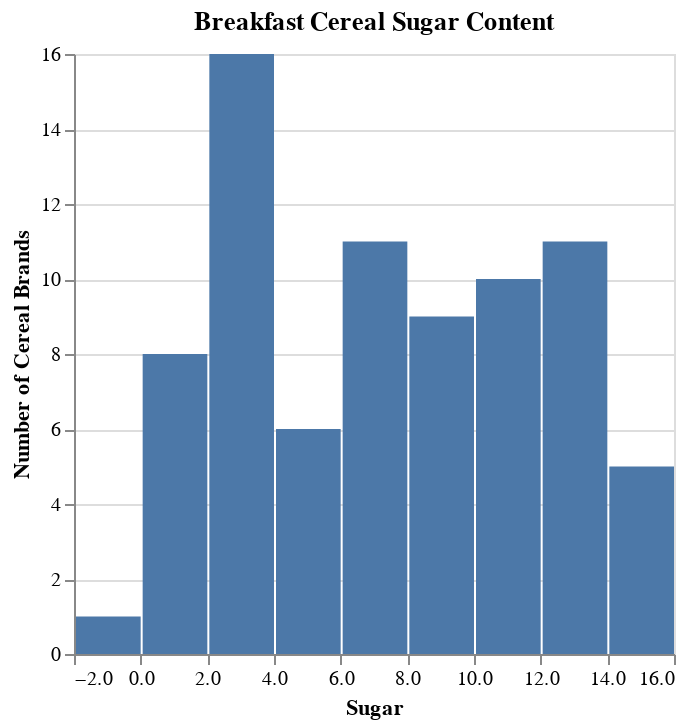

The cell this chart's notebook holds for it:
### Markdown cell above
### Sugar Distribution

Marketing tells us that their surveys have revealed that sugar content is the number one concern of consumers when choosing cereal.

They would like to see the following visualizations:

*  A histogram plot of the sugar content in all cereals.

* A scatter plot showing the relationship between sugar and calories.

* A box plot showing the distribution of sugar content by manufacturer.

### Code cell
# Create the three visualzations requested by the the marketing team

histogram = alt.Chart(df).mark_bar().encode(
    alt.X('sugars', bin=True, title='Sugar'),
    alt.Y('count()', title='Number of Cereal Brands')
).properties(
    title='Breakfast Cereal Sugar Content'
)

histogram

### Figure 1 — Vega-Lite specification as saved in the notebook (floating-point values rounded to 4 significant figures)
{"config": {"view": {"continuousWidth": 300, "continuousHeight": 300}}, "data": {"name": "data-960bed69b2ad4b93a3539e229313ea48"}, "mark": {"type": "bar"}, "encoding": {"x": {"bin": true, "field": "sugars", "title": "Sugar", "type": "quantitative"}, "y": {"aggregate": "count", "title": "Number of Cereal Brands", "type": "quantitative"}}, "title": "Breakfast Cereal Sugar Content", "$schema": "https://vega.github.io/schema/vega-lite/v5.20.1.json", "datasets": {"data-960bed69b2ad4b93a3539e229313ea48": [{"name": "100% Bran", "mfr": "N", "type": "C", "calories": 70, "protein": 4, "fat": 1, "sodium": 130, "fiber": 10.0, "carbo": 5.0, "sugars": 6, "potass": 280, "vitamins": 25, "shelf": 3, "weight": 1.0, "cups": 0.33, "rating": 68.4, "mfr_name": "Nabisco"}, {"name": "100% Natural Bran", "mfr": "Q", "type": "C", "calories": 120, "protein": 3, "fat": 5, "sodium": 15, "fiber": 2.0, "carbo": 8.0, "sugars": 8, "potass": 135, "vitamins": 0, "shelf": 3, "weight": 1.0, "cups": 1.0, "rating": 33.98, "mfr_name": "Quaker Oats"}, {"name": "All-Bran", "mfr": "K", "type": "C", "calories": 70, "protein": 4, "fat": 1, "sodium": 260, "fiber": 9.0, "carbo": 7.0, "sugars": 5, "potass": 320, "vitamins": 25, "shelf": 3, "weight": 1.0, "cups": 0.33, "rating": 59.43, "mfr_name": "Kelloggs"}, {"name": "All-Bran with Extra Fiber", "mfr": "K", "type": "C", "calories": 50, "protein": 4, "fat": 0, "sodium": 140, "fiber": 14.0, "carbo": 8.0, "sugars": 0, "potass": 330, "vitamins": 25, "shelf": 3, "weight": 1.0, "cups": 0.5, "rating": 93.7, "mfr_name": "Kelloggs"}, {"name": "Almond Delight", "mfr": "R", "type": "C", "calories": 110, "protein": 2, "fat": 2, "sodium": 200, "fiber": 1.0, "carbo": 14.0, "sugars": 8, "potass": -1, "vitamins": 25, "shelf": 3, "weight": 1.0, "cups": 0.75, "rating": 34.38, "mfr_name": "Ralston Purina"}, {"name": "Apple Cinnamon Cheerios", "mfr": "G", "type": "C", "calories": 110, "protein": 2, "fat": 2, "sodium": 180, "fiber": 1.5, "carbo": 10.5, "sugars": 10, "potass": 70, "vitamins": 25, "shelf": 1, "weight": 1.0, "cups": 0.75, "rating": 29.51, "mfr_name": "General Mills"}, {"name": "Apple Jacks", "mfr": "K", "type": "C", "calories": 110, "protein": 2, "fat": 0, "sodium": 125, "fiber": 1.0, "carbo": 11.0, "sugars": 14, "potass": 30, "vitamins": 25, "shelf": 2, "weight": 1.0, "cups": 1.0, "rating": 33.17, "mfr_name": "Kelloggs"}, {"name": "Basic 4", "mfr": "G", "type": "C", "calories": 130, "protein": 3, "fat": 2, "sodium": 210, "fiber": 2.0, "carbo": 18.0, "sugars": 8, "potass": 100, "vitamins": 25, "shelf": 3, "weight": 1.33, "cups": 0.75, "rating": 37.04, "mfr_name": "General Mills"}, {"name": "Bran Chex", "mfr": "R", "type": "C", "calories": 90, "protein": 2, "fat": 1, "sodium": 200, "fiber": 4.0, "carbo": 15.0, "sugars": 6, "potass": 125, "vitamins": 25, "shelf": 1, "weight": 1.0, "cups": 0.67, "rating": 49.12, "mfr_name": "Ralston Purina"}, {"name": "Bran Flakes", "mfr": "P", "type": "C", "calories": 90, "protein": 3, "fat": 0, "sodium": 210, "fiber": 5.0, "carbo": 13.0, "sugars": 5, "potass": 190, "vitamins": 25, "shelf": 3, "weight": 1.0, "cups": 0.67, "rating": 53.31, "mfr_name": "Post"}, {"name": "Cap'n'Crunch", "mfr": "Q", "type": "C", "calories": 120, "protein": 1, "fat": 2, "sodium": 220, "fiber": 0.0, "carbo": 12.0, "sugars": 12, "potass": 35, "vitamins": 25, "shelf": 2, "weight": 1.0, "cups": 0.75, "rating": 18.04, "mfr_name": "Quaker Oats"}, {"name": "Cheerios", "mfr": "G", "type": "C", "calories": 110, "protein": 6, "fat": 2, "sodium": 290, "fiber": 2.0, "carbo": 17.0, "sugars": 1, "potass": 105, "vitamins": 25, "shelf": 1, "weight": 1.0, "cups": 1.25, "rating": 50.76, "mfr_name": "General Mills"}, {"name": "Cinnamon Toast Crunch", "mfr": "G", "type": "C", "calories": 120, "protein": 1, "fat": 3, "sodium": 210, "fiber": 0.0, "carbo": 13.0, "sugars": 9, "potass": 45, "vitamins": 25, "shelf": 2, "weight": 1.0, "cups": 0.75, "rating": 19.82, "mfr_name": "General Mills"}, {"name": "Clusters", "mfr": "G", "type": "C", "calories": 110, "protein": 3, "fat": 2, "sodium": 140, "fiber": 2.0, "carbo": 13.0, "sugars": 7, "potass": 105, "vitamins": 25, "shelf": 3, "weight": 1.0, "cups": 0.5, "rating": 40.4, "mfr_name": "General Mills"}, {"name": "Cocoa Puffs", "mfr": "G", "type": "C", "calories": 110, "protein": 1, "fat": 1, "sodium": 180, "fiber": 0.0, "carbo": 12.0, "sugars": 13, "potass": 55, "vitamins": 25, "shelf": 2, "weight": 1.0, "cups": 1.0, "rating": 22.74, "mfr_name": "General Mills"}, {"name": "Corn Chex", "mfr": "R", "type": "C", "calories": 110, "protein": 2, "fat": 0, "sodium": 280, "fiber": 0.0, "carbo": 22.0, "sugars": 3, "potass": 25, "vitamins": 25, "shelf": 1, "weight": 1.0, "cups": 1.0, "rating": 41.45, "mfr_name": "Ralston Purina"}, {"name": "Corn Flakes", "mfr": "K", "type": "C", "calories": 100, "protein": 2, "fat": 0, "sodium": 290, "fiber": 1.0, "carbo": 21.0, "sugars": 2, "potass": 35, "vitamins": 25, "shelf": 1, "weight": 1.0, "cups": 1.0, "rating": 45.86, "mfr_name": "Kelloggs"}, {"name": "Corn Pops", "mfr": "K", "type": "C", "calories": 110, "protein": 1, "fat": 0, "sodium": 90, "fiber": 1.0, "carbo": 13.0, "sugars": 12, "potass": 20, "vitamins": 25, "shelf": 2, "weight": 1.0, "cups": 1.0, "rating": 35.78, "mfr_name": "Kelloggs"}, {"name": "Count Chocula", "mfr": "G", "type": "C", "calories": 110, "protein": 1, "fat": 1, "sodium": 180, "fiber": 0.0, "carbo": 12.0, "sugars": 13, "potass": 65, "vitamins": 25, "shelf": 2, "weight": 1.0, "cups": 1.0, "rating": 22.4, "mfr_name": "General Mills"}, {"name": "Cracklin' Oat Bran", "mfr": "K", "type": "C", "calories": 110, "protein": 3, "fat": 3, "sodium": 140, "fiber": 4.0, "carbo": 10.0, "sugars": 7, "potass": 160, "vitamins": 25, "shelf": 3, "weight": 1.0, "cups": 0.5, "rating": 40.45, "mfr_name": "Kelloggs"}, {"name": "Cream of Wheat (Quick)", "mfr": "N", "type": "H", "calories": 100, "protein": 3, "fat": 0, "sodium": 80, "fiber": 1.0, "carbo": 21.0, "sugars": 0, "potass": -1, "vitamins": 0, "shelf": 2, "weight": 1.0, "cups": 1.0, "rating": 64.53, "mfr_name": "Nabisco"}, {"name": "Crispix", "mfr": "K", "type": "C", "calories": 110, "protein": 2, "fat": 0, "sodium": 220, "fiber": 1.0, "carbo": 21.0, "sugars": 3, "potass": 30, "vitamins": 25, "shelf": 3, "weight": 1.0, "cups": 1.0, "rating": 46.9, "mfr_name": "Kelloggs"}, {"name": "Crispy Wheat & Raisins", "mfr": "G", "type": "C", "calories": 100, "protein": 2, "fat": 1, "sodium": 140, "fiber": 2.0, "carbo": 11.0, "sugars": 10, "potass": 120, "vitamins": 25, "shelf": 3, "weight": 1.0, "cups": 0.75, "rating": 36.18, "mfr_name": "General Mills"}, {"name": "Double Chex", "mfr": "R", "type": "C", "calories": 100, "protein": 2, "fat": 0, "sodium": 190, "fiber": 1.0, "carbo": 18.0, "sugars": 5, "potass": 80, "vitamins": 25, "shelf": 3, "weight": 1.0, "cups": 0.75, "rating": 44.33, "mfr_name": "Ralston Purina"}, {"name": "Froot Loops", "mfr": "K", "type": "C", "calories": 110, "protein": 2, "fat": 1, "sodium": 125, "fiber": 1.0, "carbo": 11.0, "sugars": 13, "potass": 30, "vitamins": 25, "shelf": 2, "weight": 1.0, "cups": 1.0, "rating": 32.21, "mfr_name": "Kelloggs"}, {"name": "Frosted Flakes", "mfr": "K", "type": "C", "calories": 110, "protein": 1, "fat": 0, "sodium": 200, "fiber": 1.0, "carbo": 14.0, "sugars": 11, "potass": 25, "vitamins": 25, "shelf": 1, "weight": 1.0, "cups": 0.75, "rating": 31.44, "mfr_name": "Kelloggs"}, {"name": "Frosted Mini-Wheats", "mfr": "K", "type": "C", "calories": 100, "protein": 3, "fat": 0, "sodium": 0, "fiber": 3.0, "carbo": 14.0, "sugars": 7, "potass": 100, "vitamins": 25, "shelf": 2, "weight": 1.0, "cups": 0.8, "rating": 58.35, "mfr_name": "Kelloggs"}, {"name": "Fruit & Fibre Dates; Walnuts; and Oats", "mfr": "P", "type": "C", "calories": 120, "protein": 3, "fat": 2, "sodium": 160, "fiber": 5.0, "carbo": 12.0, "sugars": 10, "potass": 200, "vitamins": 25, "shelf": 3, "weight": 1.25, "cups": 0.67, "rating": 40.92, "mfr_name": "Post"}, {"name": "Fruitful Bran", "mfr": "K", "type": "C", "calories": 120, "protein": 3, "fat": 0, "sodium": 240, "fiber": 5.0, "carbo": 14.0, "sugars": 12, "potass": 190, "vitamins": 25, "shelf": 3, "weight": 1.33, "cups": 0.67, "rating": 41.02, "mfr_name": "Kelloggs"}, {"name": "Fruity Pebbles", "mfr": "P", "type": "C", "calories": 110, "protein": 1, "fat": 1, "sodium": 135, "fiber": 0.0, "carbo": 13.0, "sugars": 12, "potass": 25, "vitamins": 25, "shelf": 2, "weight": 1.0, "cups": 0.75, "rating": 28.03, "mfr_name": "Post"}, {"name": "Golden Crisp", "mfr": "P", "type": "C", "calories": 100, "protein": 2, "fat": 0, "sodium": 45, "fiber": 0.0, "carbo": 11.0, "sugars": 15, "potass": 40, "vitamins": 25, "shelf": 1, "weight": 1.0, "cups": 0.88, "rating": 35.25, "mfr_name": "Post"}, {"name": "Golden Grahams", "mfr": "G", "type": "C", "calories": 110, "protein": 1, "fat": 1, "sodium": 280, "fiber": 0.0, "carbo": 15.0, "sugars": 9, "potass": 45, "vitamins": 25, "shelf": 2, "weight": 1.0, "cups": 0.75, "rating": 23.8, "mfr_name": "General Mills"}, {"name": "Grape Nuts Flakes", "mfr": "P", "type": "C", "calories": 100, "protein": 3, "fat": 1, "sodium": 140, "fiber": 3.0, "carbo": 15.0, "sugars": 5, "potass": 85, "vitamins": 25, "shelf": 3, "weight": 1.0, "cups": 0.88, "rating": 52.08, "mfr_name": "Post"}, {"name": "Grape-Nuts", "mfr": "P", "type": "C", "calories": 110, "protein": 3, "fat": 0, "sodium": 170, "fiber": 3.0, "carbo": 17.0, "sugars": 3, "potass": 90, "vitamins": 25, "shelf": 3, "weight": 1.0, "cups": 0.25, "rating": 53.37, "mfr_name": "Post"}, {"name": "Great Grains Pecan", "mfr": "P", "type": "C", "calories": 120, "protein": 3, "fat": 3, "sodium": 75, "fiber": 3.0, "carbo": 13.0, "sugars": 4, "potass": 100, "vitamins": 25, "shelf": 3, "weight": 1.0, "cups": 0.33, "rating": 45.81, "mfr_name": "Post"}, {"name": "Honey Graham Ohs", "mfr": "Q", "type": "C", "calories": 120, "protein": 1, "fat": 2, "sodium": 220, "fiber": 1.0, "carbo": 12.0, "sugars": 11, "potass": 45, "vitamins": 25, "shelf": 2, "weight": 1.0, "cups": 1.0, "rating": 21.87, "mfr_name": "Quaker Oats"}, {"name": "Honey Nut Cheerios", "mfr": "G", "type": "C", "calories": 110, "protein": 3, "fat": 1, "sodium": 250, "fiber": 1.5, "carbo": 11.5, "sugars": 10, "potass": 90, "vitamins": 25, "shelf": 1, "weight": 1.0, "cups": 0.75, "rating": 31.07, "mfr_name": "General Mills"}, {"name": "Honey-comb", "mfr": "P", "type": "C", "calories": 110, "protein": 1, "fat": 0, "sodium": 180, "fiber": 0.0, "carbo": 14.0, "sugars": 11, "potass": 35, "vitamins": 25, "shelf": 1, "weight": 1.0, "cups": 1.33, "rating": 28.74, "mfr_name": "Post"}, {"name": "Just Right Crunchy  Nuggets", "mfr": "K", "type": "C", "calories": 110, "protein": 2, "fat": 1, "sodium": 170, "fiber": 1.0, "carbo": 17.0, "sugars": 6, "potass": 60, "vitamins": 100, "shelf": 3, "weight": 1.0, "cups": 1.0, "rating": 36.52, "mfr_name": "Kelloggs"}, {"name": "Just Right Fruit & Nut", "mfr": "K", "type": "C", "calories": 140, "protein": 3, "fat": 1, "sodium": 170, "fiber": 2.0, "carbo": 20.0, "sugars": 9, "potass": 95, "vitamins": 100, "shelf": 3, "weight": 1.3, "cups": 0.75, "rating": 36.47, "mfr_name": "Kelloggs"}, {"name": "Kix", "mfr": "G", "type": "C", "calories": 110, "protein": 2, "fat": 1, "sodium": 260, "fiber": 0.0, "carbo": 21.0, "sugars": 3, "potass": 40, "vitamins": 25, "shelf": 2, "weight": 1.0, "cups": 1.5, "rating": 39.24, "mfr_name": "General Mills"}, {"name": "Life", "mfr": "Q", "type": "C", "calories": 100, "protein": 4, "fat": 2, "sodium": 150, "fiber": 2.0, "carbo": 12.0, "sugars": 6, "potass": 95, "vitamins": 25, "shelf": 2, "weight": 1.0, "cups": 0.67, "rating": 45.33, "mfr_name": "Quaker Oats"}, {"name": "Lucky Charms", "mfr": "G", "type": "C", "calories": 110, "protein": 2, "fat": 1, "sodium": 180, "fiber": 0.0, "carbo": 12.0, "sugars": 12, "potass": 55, "vitamins": 25, "shelf": 2, "weight": 1.0, "cups": 1.0, "rating": 26.73, "mfr_name": "General Mills"}, {"name": "Maypo", "mfr": "A", "type": "H", "calories": 100, "protein": 4, "fat": 1, "sodium": 0, "fiber": 0.0, "carbo": 16.0, "sugars": 3, "potass": 95, "vitamins": 25, "shelf": 2, "weight": 1.0, "cups": 1.0, "rating": 54.85, "mfr_name": "American Home Food Products"}, {"name": "Muesli Raisins; Dates; & Almonds", "mfr": "R", "type": "C", "calories": 150, "protein": 4, "fat": 3, "sodium": 95, "fiber": 3.0, "carbo": 16.0, "sugars": 11, "potass": 170, "vitamins": 25, "shelf": 3, "weight": 1.0, "cups": 1.0, "rating": 37.14, "mfr_name": "Ralston Purina"}, {"name": "Muesli Raisins; Peaches; & Pecans", "mfr": "R", "type": "C", "calories": 150, "protein": 4, "fat": 3, "sodium": 150, "fiber": 3.0, "carbo": 16.0, "sugars": 11, "potass": 170, "vitamins": 25, "shelf": 3, "weight": 1.0, "cups": 1.0, "rating": 34.14, "mfr_name": "Ralston Purina"}, {"name": "Mueslix Crispy Blend", "mfr": "K", "type": "C", "calories": 160, "protein": 3, "fat": 2, "sodium": 150, "fiber": 3.0, "carbo": 17.0, "sugars": 13, "potass": 160, "vitamins": 25, "shelf": 3, "weight": 1.5, "cups": 0.67, "rating": 30.31, "mfr_name": "Kelloggs"}, {"name": "Multi-Grain Cheerios", "mfr": "G", "type": "C", "calories": 100, "protein": 2, "fat": 1, "sodium": 220, "fiber": 2.0, "carbo": 15.0, "sugars": 6, "potass": 90, "vitamins": 25, "shelf": 1, "weight": 1.0, "cups": 1.0, "rating": 40.11, "mfr_name": "General Mills"}, {"name": "Nut&Honey Crunch", "mfr": "K", "type": "C", "calories": 120, "protein": 2, "fat": 1, "sodium": 190, "fiber": 0.0, "carbo": 15.0, "sugars": 9, "potass": 40, "vitamins": 25, "shelf": 2, "weight": 1.0, "cups": 0.67, "rating": 29.92, "mfr_name": "Kelloggs"}, {"name": "Nutri-Grain Almond-Raisin", "mfr": "K", "type": "C", "calories": 140, "protein": 3, "fat": 2, "sodium": 220, "fiber": 3.0, "carbo": 21.0, "sugars": 7, "potass": 130, "vitamins": 25, "shelf": 3, "weight": 1.33, "cups": 0.67, "rating": 40.69, "mfr_name": "Kelloggs"}, {"name": "Nutri-grain Wheat", "mfr": "K", "type": "C", "calories": 90, "protein": 3, "fat": 0, "sodium": 170, "fiber": 3.0, "carbo": 18.0, "sugars": 2, "potass": 90, "vitamins": 25, "shelf": 3, "weight": 1.0, "cups": 1.0, "rating": 59.64, "mfr_name": "Kelloggs"}, {"name": "Oatmeal Raisin Crisp", "mfr": "G", "type": "C", "calories": 130, "protein": 3, "fat": 2, "sodium": 170, "fiber": 1.5, "carbo": 13.5, "sugars": 10, "potass": 120, "vitamins": 25, "shelf": 3, "weight": 1.25, "cups": 0.5, "rating": 30.45, "mfr_name": "General Mills"}, {"name": "Post Nat. Raisin Bran", "mfr": "P", "type": "C", "calories": 120, "protein": 3, "fat": 1, "sodium": 200, "fiber": 6.0, "carbo": 11.0, "sugars": 14, "potass": 260, "vitamins": 25, "shelf": 3, "weight": 1.33, "cups": 0.67, "rating": 37.84, "mfr_name": "Post"}, {"name": "Product 19", "mfr": "K", "type": "C", "calories": 100, "protein": 3, "fat": 0, "sodium": 320, "fiber": 1.0, "carbo": 20.0, "sugars": 3, "potass": 45, "vitamins": 100, "shelf": 3, "weight": 1.0, "cups": 1.0, "rating": 41.5, "mfr_name": "Kelloggs"}, {"name": "Puffed Rice", "mfr": "Q", "type": "C", "calories": 50, "protein": 1, "fat": 0, "sodium": 0, "fiber": 0.0, "carbo": 13.0, "sugars": 0, "potass": 15, "vitamins": 0, "shelf": 3, "weight": 0.5, "cups": 1.0, "rating": 60.76, "mfr_name": "Quaker Oats"}, {"name": "Puffed Wheat", "mfr": "Q", "type": "C", "calories": 50, "protein": 2, "fat": 0, "sodium": 0, "fiber": 1.0, "carbo": 10.0, "sugars": 0, "potass": 50, "vitamins": 0, "shelf": 3, "weight": 0.5, "cups": 1.0, "rating": 63.01, "mfr_name": "Quaker Oats"}, {"name": "Quaker Oat Squares", "mfr": "Q", "type": "C", "calories": 100, "protein": 4, "fat": 1, "sodium": 135, "fiber": 2.0, "carbo": 14.0, "sugars": 6, "potass": 110, "vitamins": 25, "shelf": 3, "weight": 1.0, "cups": 0.5, "rating": 49.51, "mfr_name": "Quaker Oats"}, {"name": "Quaker Oatmeal", "mfr": "Q", "type": "H", "calories": 100, "protein": 5, "fat": 2, "sodium": 0, "fiber": 2.7, "carbo": -1.0, "sugars": -1, "potass": 110, "vitamins": 0, "shelf": 1, "weight": 1.0, "cups": 0.67, "rating": 50.83, "mfr_name": "Quaker Oats"}, {"name": "Raisin Bran", "mfr": "K", "type": "C", "calories": 120, "protein": 3, "fat": 1, "sodium": 210, "fiber": 5.0, "carbo": 14.0, "sugars": 12, "potass": 240, "vitamins": 25, "shelf": 2, "weight": 1.33, "cups": 0.75, "rating": 39.26, "mfr_name": "Kelloggs"}, {"name": "Raisin Nut Bran", "mfr": "G", "type": "C", "calories": 100, "protein": 3, "fat": 2, "sodium": 140, "fiber": 2.5, "carbo": 10.5, "sugars": 8, "potass": 140, "vitamins": 25, "shelf": 3, "weight": 1.0, "cups": 0.5, "rating": 39.7, "mfr_name": "General Mills"}, {"name": "Raisin Squares", "mfr": "K", "type": "C", "calories": 90, "protein": 2, "fat": 0, "sodium": 0, "fiber": 2.0, "carbo": 15.0, "sugars": 6, "potass": 110, "vitamins": 25, "shelf": 3, "weight": 1.0, "cups": 0.5, "rating": 55.33, "mfr_name": "Kelloggs"}, {"name": "Rice Chex", "mfr": "R", "type": "C", "calories": 110, "protein": 1, "fat": 0, "sodium": 240, "fiber": 0.0, "carbo": 23.0, "sugars": 2, "potass": 30, "vitamins": 25, "shelf": 1, "weight": 1.0, "cups": 1.13, "rating": 42.0, "mfr_name": "Ralston Purina"}, {"name": "Rice Krispies", "mfr": "K", "type": "C", "calories": 110, "protein": 2, "fat": 0, "sodium": 290, "fiber": 0.0, "carbo": 22.0, "sugars": 3, "potass": 35, "vitamins": 25, "shelf": 1, "weight": 1.0, "cups": 1.0, "rating": 40.56, "mfr_name": "Kelloggs"}, {"name": "Shredded Wheat", "mfr": "N", "type": "C", "calories": 80, "protein": 2, "fat": 0, "sodium": 0, "fiber": 3.0, "carbo": 16.0, "sugars": 0, "potass": 95, "vitamins": 0, "shelf": 1, "weight": 0.83, "cups": 1.0, "rating": 68.24, "mfr_name": "Nabisco"}, {"name": "Shredded Wheat 'n'Bran", "mfr": "N", "type": "C", "calories": 90, "protein": 3, "fat": 0, "sodium": 0, "fiber": 4.0, "carbo": 19.0, "sugars": 0, "potass": 140, "vitamins": 0, "shelf": 1, "weight": 1.0, "cups": 0.67, "rating": 74.47, "mfr_name": "Nabisco"}, {"name": "Shredded Wheat spoon size", "mfr": "N", "type": "C", "calories": 90, "protein": 3, "fat": 0, "sodium": 0, "fiber": 3.0, "carbo": 20.0, "sugars": 0, "potass": 120, "vitamins": 0, "shelf": 1, "weight": 1.0, "cups": 0.67, "rating": 72.8, "mfr_name": "Nabisco"}, {"name": "Smacks", "mfr": "K", "type": "C", "calories": 110, "protein": 2, "fat": 1, "sodium": 70, "fiber": 1.0, "carbo": 9.0, "sugars": 15, "potass": 40, "vitamins": 25, "shelf": 2, "weight": 1.0, "cups": 0.75, "rating": 31.23, "mfr_name": "Kelloggs"}, {"name": "Special K", "mfr": "K", "type": "C", "calories": 110, "protein": 6, "fat": 0, "sodium": 230, "fiber": 1.0, "carbo": 16.0, "sugars": 3, "potass": 55, "vitamins": 25, "shelf": 1, "weight": 1.0, "cups": 1.0, "rating": 53.13, "mfr_name": "Kelloggs"}, {"name": "Strawberry Fruit Wheats", "mfr": "N", "type": "C", "calories": 90, "protein": 2, "fat": 0, "sodium": 15, "fiber": 3.0, "carbo": 15.0, "sugars": 5, "potass": 90, "vitamins": 25, "shelf": 2, "weight": 1.0, "cups": 1.0, "rating": 59.36, "mfr_name": "Nabisco"}, {"name": "Total Corn Flakes", "mfr": "G", "type": "C", "calories": 110, "protein": 2, "fat": 1, "sodium": 200, "fiber": 0.0, "carbo": 21.0, "sugars": 3, "potass": 35, "vitamins": 100, "shelf": 3, "weight": 1.0, "cups": 1.0, "rating": 38.84, "mfr_name": "General Mills"}, {"name": "Total Raisin Bran", "mfr": "G", "type": "C", "calories": 140, "protein": 3, "fat": 1, "sodium": 190, "fiber": 4.0, "carbo": 15.0, "sugars": 14, "potass": 230, "vitamins": 100, "shelf": 3, "weight": 1.5, "cups": 1.0, "rating": 28.59, "mfr_name": "General Mills"}, {"name": "Total Whole Grain", "mfr": "G", "type": "C", "calories": 100, "protein": 3, "fat": 1, "sodium": 200, "fiber": 3.0, "carbo": 16.0, "sugars": 3, "potass": 110, "vitamins": 100, "shelf": 3, "weight": 1.0, "cups": 1.0, "rating": 46.66, "mfr_name": "General Mills"}, {"name": "Triples", "mfr": "G", "type": "C", "calories": 110, "protein": 2, "fat": 1, "sodium": 250, "fiber": 0.0, "carbo": 21.0, "sugars": 3, "potass": 60, "vitamins": 25, "shelf": 3, "weight": 1.0, "cups": 0.75, "rating": 39.11, "mfr_name": "General Mills"}, {"name": "Trix", "mfr": "G", "type": "C", "calories": 110, "protein": 1, "fat": 1, "sodium": 140, "fiber": 0.0, "carbo": 13.0, "sugars": 12, "potass": 25, "vitamins": 25, "shelf": 2, "weight": 1.0, "cups": 1.0, "rating": 27.75, "mfr_name": "General Mills"}, {"name": "Wheat Chex", "mfr": "R", "type": "C", "calories": 100, "protein": 3, "fat": 1, "sodium": 230, "fiber": 3.0, "carbo": 17.0, "sugars": 3, "potass": 115, "vitamins": 25, "shelf": 1, "weight": 1.0, "cups": 0.67, "rating": 49.79, "mfr_name": "Ralston Purina"}, {"name": "Wheaties", "mfr": "G", "type": "C", "calories": 100, "protein": 3, "fat": 1, "sodium": 200, "fiber": 3.0, "carbo": 17.0, "sugars": 3, "potass": 110, "vitamins": 25, "shelf": 1, "weight": 1.0, "cups": 1.0, "rating": 51.59, "mfr_name": "General Mills"}, {"name": "Wheaties Honey Gold", "mfr": "G", "type": "C", "calories": 110, "protein": 2, "fat": 1, "sodium": 200, "fiber": 1.0, "carbo": 16.0, "sugars": 8, "potass": 60, "vitamins": 25, "shelf": 1, "weight": 1.0, "cups": 0.75, "rating": 36.19, "mfr_name": "General Mills"}]}}
